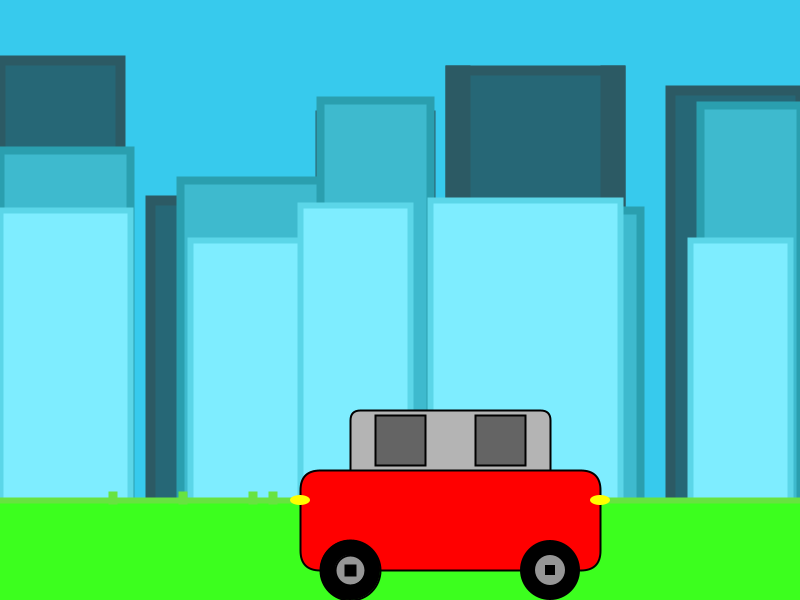
Frame 1 (no input)
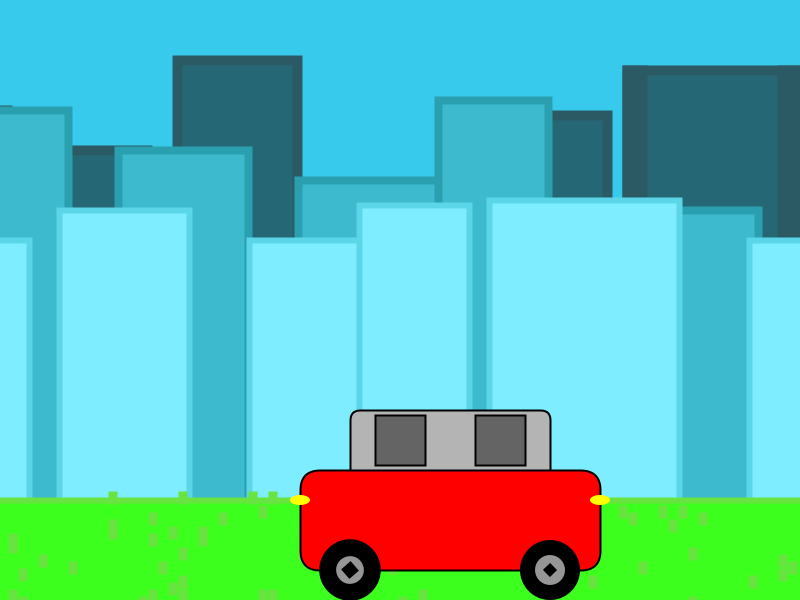
Frame 60 (the mouse pressed at the canvas centre just before this capture)
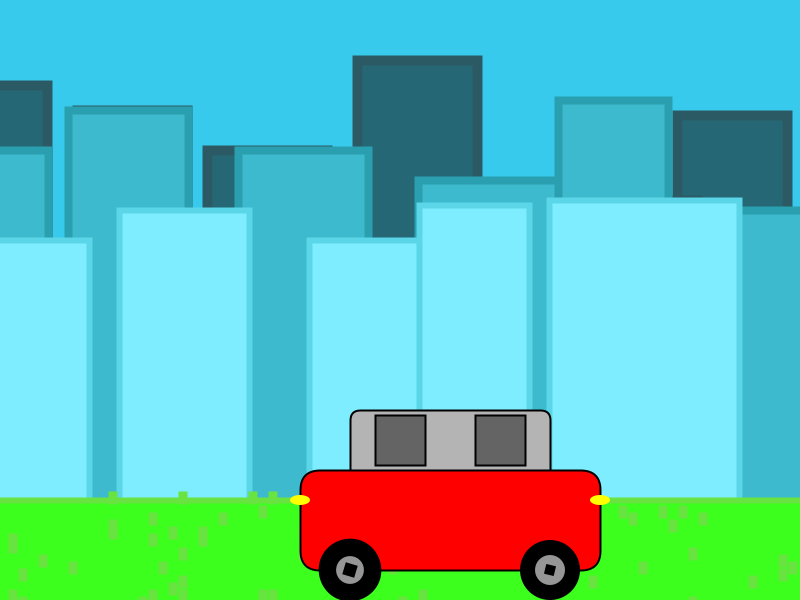
Frame 120 (the mouse held since frame 60 and released just before this capture)

The Processing sketch that drew these frames (run headless with seeded random() and noise(); from frame 60 on, the mouse is pressed at the canvas centre):

// Processing sketch: project_unit2
// ── project_unit2.pde
//Unit 2 Project Animation

//variables
PShape buildingsBack;
PShape buildingsBack2;
PShape buildingsMid;
PShape buildingsMid2;
PShape buildingsFront;
PShape buildingsFront2;
PShape grassParent;
int bg, bg2, md, md2, fr, fr2, grassGenerated;
float rotnum;


void setup()
{
  //create window
  size(800, 600);
  bg2 = -800;
  bg = 0;
  md2 = -800;
  md = 0;
  fr2 = -800;
  fr = 0;
  
  
}

void draw()
{
  //background
  noFill();
  background(55, 202, 237);
  
  println("bg: " + bg);
  println("bg2: " + bg);
  
  //draw buildings layers
  back();
  
  mid();
  
  front();
  
  //draw ground
  ground();
  
  
  
  //change variables
  if(grassGenerated != 1)
  {
    randgrass();
  }
  if (ygrass >= 800) 
  {
    grassGenerated = 1; // Stop when full
  }
  
  shape(grassParent);
  
  drawCar();
  
  rotnum += 0.2;
}

void front()
{
  buildingsFront = createShape(GROUP); //create a group of buildings at the mid layer
  buildingsFront2 = createShape(GROUP);
  
  //buildings
  fill(#7EEDFF);
  stroke(#5BD6E8);
  strokeWeight(6);
  PShape build1 = createShape(RECT, 0, 210, 130, 500);
  PShape build2 = createShape(RECT, 190, 240, 170, 500);
  PShape build3 = createShape(RECT, 300, 205, 110, 500);
  PShape build4 = createShape(RECT, 430, 200, 190, 500);
  PShape build5 = createShape(RECT, 690, 240, 100, 500);
  //set 2 of buildings
  PShape build6 = createShape(RECT, 0, 240, 140, 500);
  PShape build7 = createShape(RECT, 150, 280, 180, 500);
  PShape build8 = createShape(RECT, 330, 260, 100, 500);
  PShape build9 = createShape(RECT, 520, 200, 110, 500);
  PShape build0 = createShape(RECT, 650, 240, 120, 500);
  //add buildings to a group
  buildingsFront.addChild(build1);
  buildingsFront.addChild(build2);
  buildingsFront.addChild(build3);
  buildingsFront.addChild(build4);
  buildingsFront.addChild(build5);
  //set 2 of buildings
  buildingsFront2.addChild(build6);
  buildingsFront2.addChild(build7);
  buildingsFront2.addChild(build8);
  buildingsFront2.addChild(build9);
  buildingsFront2.addChild(build0);
  
  //draw buildings
  shape(buildingsFront, fr, 0);
  shape(buildingsFront2, fr2, 0);
  fr += 1;
  if(fr >= 800)
  {
    fr = -800;
  }
  fr2 += 1;
  if(fr2 >= 800)
  {
    fr2 = -800;
  }
}

void mid()
{
  buildingsMid = createShape(GROUP); //create a group of buildings at the mid layer
  buildingsMid2 = createShape(GROUP);
  
  //buildings
  fill(#3EBACE);
  stroke(#2A9FAF);
  strokeWeight(8);
  PShape build1 = createShape(RECT, 0, 150, 130, 500);
  PShape build2 = createShape(RECT, 180, 180, 170, 500);
  PShape build3 = createShape(RECT, 320, 100, 110, 500);
  PShape build4 = createShape(RECT, 450, 210, 190, 500);
  PShape build5 = createShape(RECT, 700, 105, 100, 500);
  //set 2 of buildings
  PShape build6 = createShape(RECT, 0, 140, 140, 500);
  PShape build7 = createShape(RECT, 170, 220, 180, 500);
  PShape build8 = createShape(RECT, 390, 180, 100, 500);
  PShape build9 = createShape(RECT, 500, 150, 110, 500);
  PShape build0 = createShape(RECT, 630, 110, 120, 500);
  
  //add buildings to a group
  buildingsMid.addChild(build1);
  buildingsMid.addChild(build2);
  buildingsMid.addChild(build3);
  buildingsMid.addChild(build4);
  buildingsMid.addChild(build5);
  //set 2 of buildings
  buildingsMid2.addChild(build6);
  buildingsMid2.addChild(build7);
  buildingsMid2.addChild(build8);
  buildingsMid2.addChild(build9);
  buildingsMid2.addChild(build0);
  
  //draw buildings
  shape(buildingsMid, md, 0);
  shape(buildingsMid2, md2, 0);
  md += 2;
  if(md >= 800)
  {
    md = -800;
  }
  md2 += 2;
  if(md2 >= 800)
  {
    md2 = -800;
  }
}

void back()
{
  buildingsBack = createShape(GROUP); //create a group of buildings at the back layer
  buildingsBack2 = createShape(GROUP);
  
  //buildings
  fill(#266776);
  stroke(#2C5A64);
  strokeWeight(10);
  //PShape build = createShape(ELLIPSE, 670, 90, 130, 500); TEST SHAPE
  PShape build1 = createShape(RECT, 670, 90, 130, 500);
  PShape build2 = createShape(RECT, 450, 70, 170, 500);
  fill(#2C5A64);
  PShape build2det = createShape(RECT, 605, 70, 15, 500);
  PShape build2det2 = createShape(RECT, 450, 70, 15, 500);
  fill(#266776);
  PShape build3 = createShape(RECT, 320, 115, 110, 500);
  PShape build4 = createShape(RECT, 150, 200, 190, 500);
  PShape build5 = createShape(RECT, 0, 60, 120, 500);
  //set 2 of buildings
  PShape build6 = createShape(RECT, 0, 80, 130, 500);
  PShape build7 = createShape(RECT, 200, 180, 180, 500);
  PShape build8 = createShape(RECT, 380, 85, 110, 500);
  PShape build9 = createShape(RECT, 520, 110, 110, 500);
  PShape build0 = createShape(RECT, 650, 150, 120, 500);
  
  //add buildings to a group
  //buildingsBack.addChild(build);
  buildingsBack.addChild(build1);
  buildingsBack.addChild(build2);
  buildingsBack.addChild(build2det);
  buildingsBack.addChild(build2det2);
  buildingsBack.addChild(build3);
  buildingsBack.addChild(build4);
  buildingsBack.addChild(build5);
  //set 2 of buildings
  //buildingsBack.addChild(build);
  buildingsBack2.addChild(build6);
  buildingsBack2.addChild(build7);
  buildingsBack2.addChild(build8);
  buildingsBack2.addChild(build9);
  buildingsBack2.addChild(build0);
  
  //draw buildings
  shape(buildingsBack, bg, 0);
  shape(buildingsBack2, bg2, 0);
  bg += 3;
  if(bg >= 800)
  {
    bg = -800;
  }
  bg2 += 3;
  if(bg2 >= 800)
  {
    bg2 = -800;
  }
  
}

int ygrass = 494;
int x = 10;



void randgrass()
{
  if (ygrass >= 800) return; // Stop when reaching the bottom

  if (grassParent == null) {
    grassParent = createShape(GROUP); // Initialize once
  }

  fill(#68E340);

  for (int x = 1; x <= width; x += 10) // Adjust spacing if needed
  {
    int randnum = int(random(1, 22));
    if (randnum == 1)
    {
      PShape grass1 = createShape(RECT, x, ygrass, 3, 7);
      grassParent.addChild(grass1);
    }
  }

  ygrass += 7; // Move down for the next row
}

void ground() 
{
  //ground
  stroke(#68E340);
  fill(60, 255, 30);
  rect(-5, 500, 810, 105);
}

void drawCar() 
{
  stroke(0);
  strokeWeight(2);
  
  // Car top (window section)
  fill(180);
  rect(350, 410, 200, 70, 10);

  // Windows
  fill(100);
  rect(375, 415, 50, 50);
  rect(475, 415, 50, 50);
  
  // Car body
  fill(255, 0, 0);
  rect(300, 470, 300, 100, 20);

  // Wheel 1
  pushMatrix();
  translate(350, 570);
  rotate(rotnum);
  fill(0);
  ellipse(0, 0, 60, 60);
  fill(150);
  ellipse(0, 0, 30, 30);
  fill(0);
  rect(-5, -5, 10, 10);
  stroke(150);
  noStroke();
  popMatrix();
  
  // Wheel 2
  pushMatrix();
  translate(550, 570);
  rotate(rotnum);
  fill(0);
  ellipse(0, 0, 60, 60);
  fill(150);
  ellipse(0, 0, 30, 30);
  fill(0);
  rect(-5, -5, 10, 10);
  stroke(150);
  noStroke();
  popMatrix();
  
  // lights
  fill(255, 255, 0);
  ellipse(600, 500, 20, 10);
  ellipse(300, 500, 20, 10);
  
}
